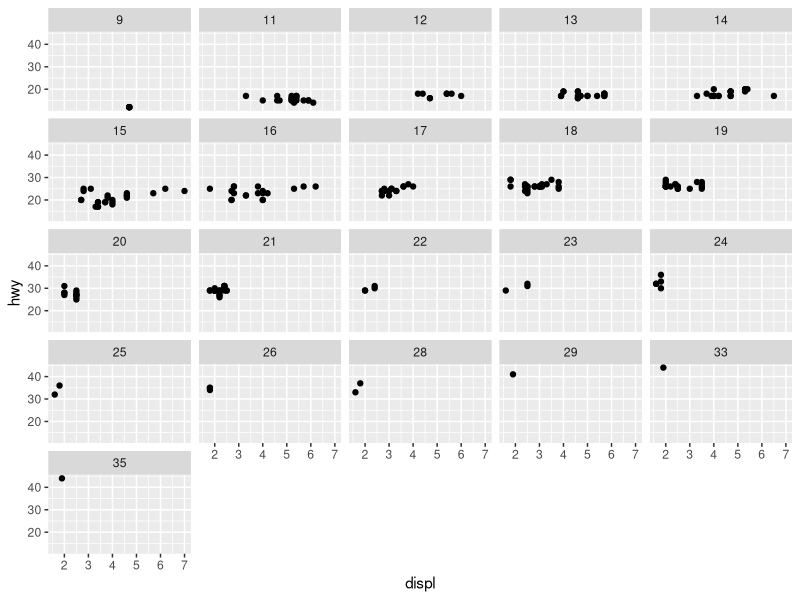
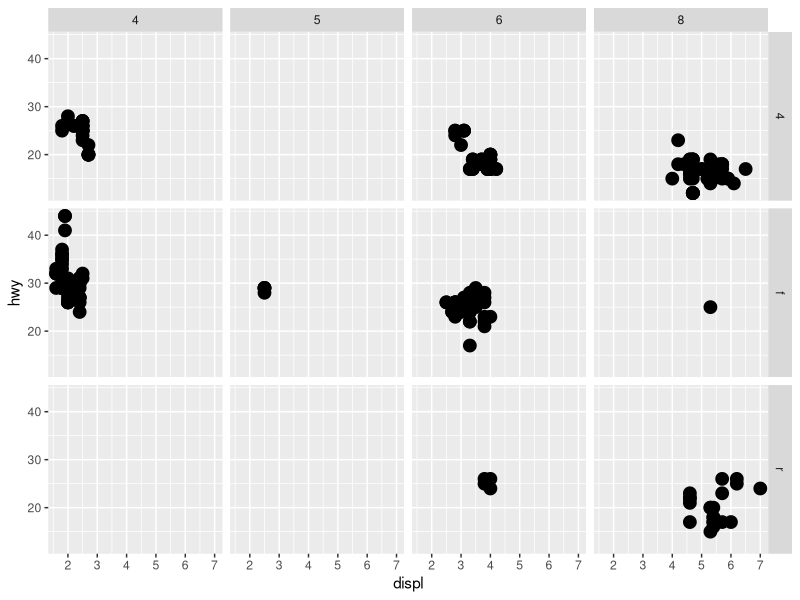
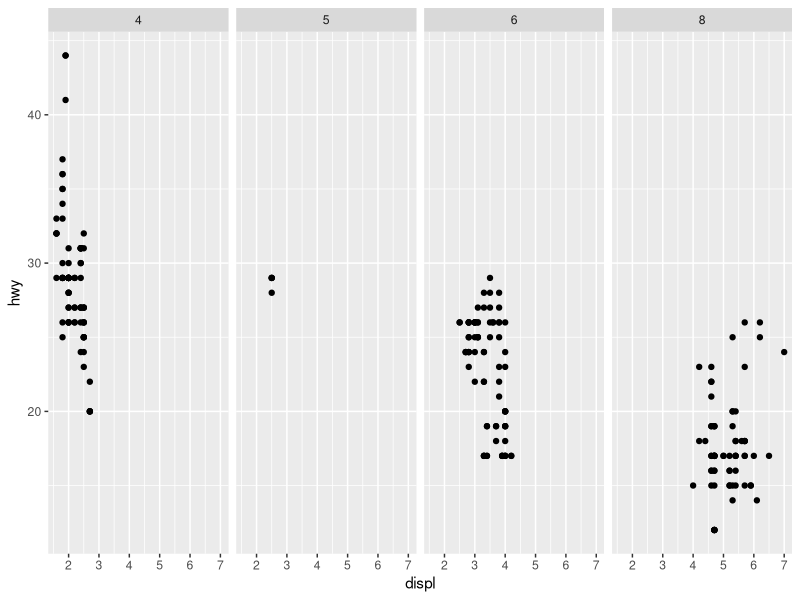
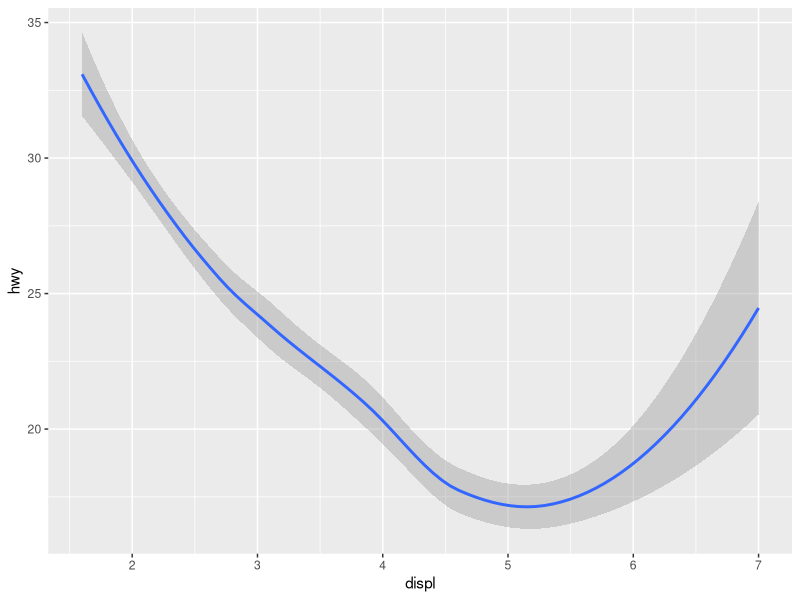
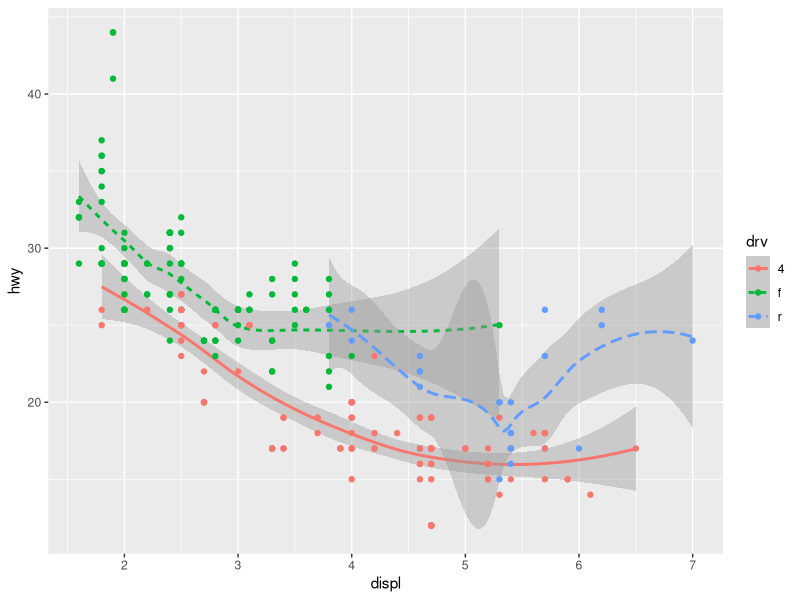
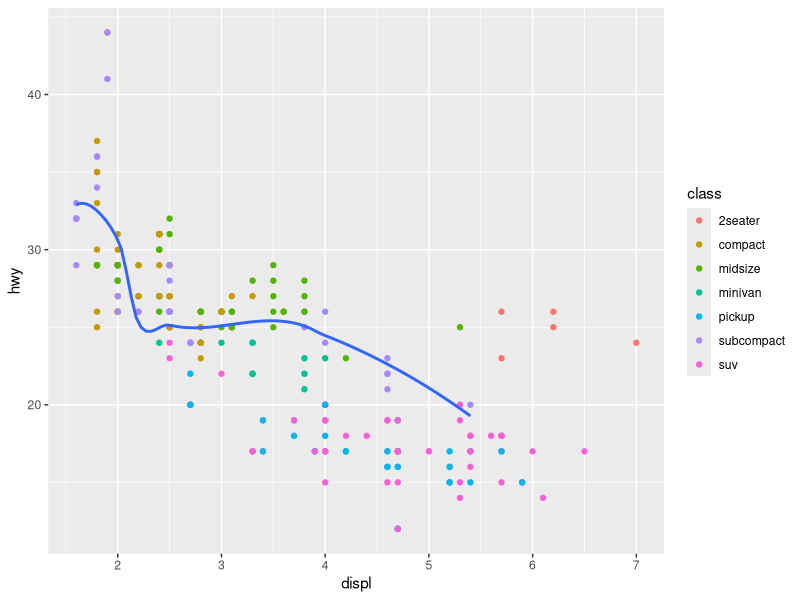
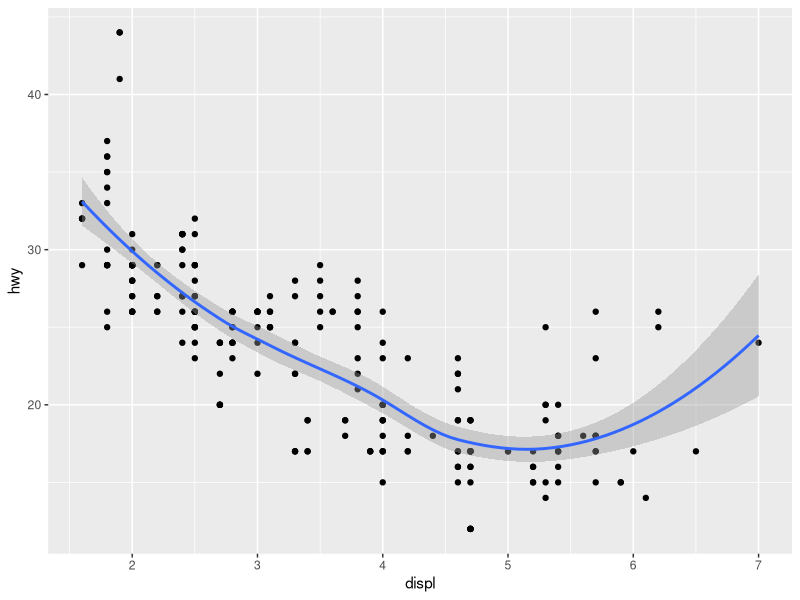
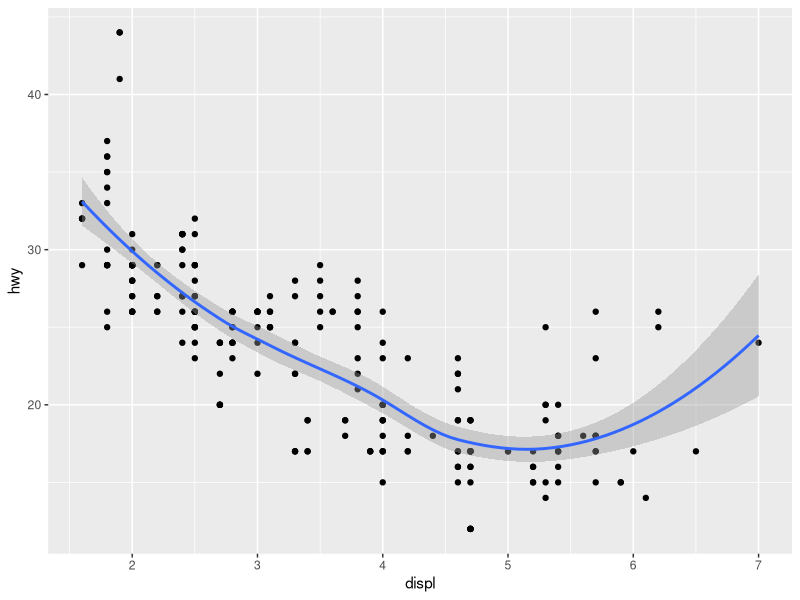

These charts were generated, in order, by the following R code: (Note: this script raises an error after producing the figures.)
library(tidyverse)
ggplot(data = mpg) + 
  geom_point(mapping = aes(x = displ, y = hwy)) +
  facet_wrap(~cty)
ggplot(data = mpg) + 
  geom_point(size = 4, mapping = aes(x = displ, y = hwy)) +
  facet_grid(drv ~ cyl)
dim(mtcars)

ggplot(data = mpg) +
  geom_point(mapping = aes(x = displ, y = hwy)) +
  facet_grid(. ~ cyl)

ggplot(data = mpg) + 
  geom_smooth(mapping = aes(x = displ, y = hwy))
ggplot(data = mpg) +
  geom_smooth(mapping = aes(x = displ, y = hwy, linetype = drv, color = drv)) +
  geom_point(mapping = aes(x = displ, y = hwy, color = drv))
ggplot(data = mpg, mapping = aes(x = displ, y = hwy)) +
  geom_point(mapping = aes(color = class)) +
  geom_smooth(data = filter(mpg, class == "subcompact"), se = FALSE)

ggplot(data = mpg, mapping = aes(x = displ, y = hwy)) +
  geom_point() +
  geom_smooth()

ggplot(data = mpg) +
  geom_point(mapping = aes(x = displ, y = hwy)) +
  geom_smooth(mapping = aes(x = displ, y = hwy))

ggplot(data = mpg, aes(x = displ, y = hwy)) + 
  geom_point(mapping = aes(color = drv))

# enough car stuff, time for messing around with the diamonds data
ggplot(data = diamonds) + geom_bar(mapping = aes(x = cut, fill = clarity))

ggplot(data = diamonds, mapping = aes(x = cut, fill = clarity)) +
  geom_bar(position = "dodge")

ggplot(data = mpg, mapping = aes(x = cty, y = hwy)) +
  geom_count(name = "nums")

ggplot(data = mpg) +
  geom_boxplot(mapping = aes(x = class, y = displ)) +
  coord_flip()

nz <- map_data("nz")
ggplot(nz, aes(long, lat, group = group)) +
  geom_polygon(fill = "white", color = "black") +
  coord_map() # maps with New Zealand!

ggplot(data = diamonds) + # this graph is garbage
  geom_point(mapping = aes(x = carat, y = price)) +
  coord_polar() # this one makes my computer wait a minute
